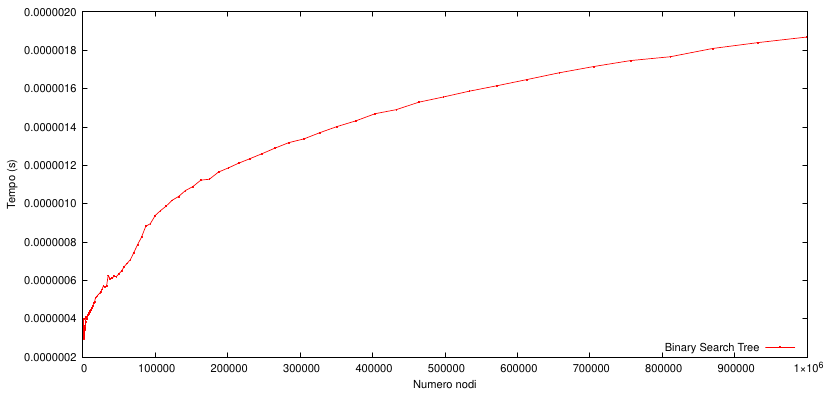

The gnuplot source for this figure:
set xlabel 'Numero nodi'
set ylabel 'Tempo (s)'
set key right bottom
set terminal pdf size 21cm,10cm enhanced color rounded \
    font 'Helvetica,12'
set output 'bst_median.pdf'
plot "output_median.txt" using 1:2 with linespoints pt 5 ps 0.1 lw 1 lc "red" title "Binary Search Tree"
